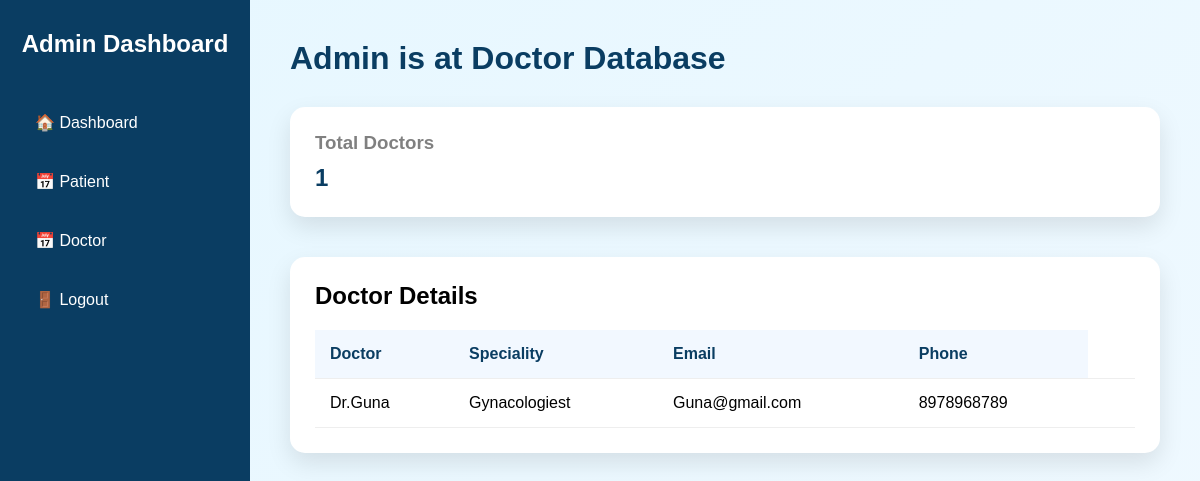
/accounts/doctor/ (signed in), run on the app's committed database.
### accounts/models.py (models this page shows, shortened)
class doctor(models.Model):
    doctor_name = models.CharField(max_length=20)
    doctor_speciality = models.CharField(max_length=20)
    doctor_fee = models.IntegerField()
    doctor_slots = models.IntegerField()
    doctor_otp = models.CharField(max_length=10, blank=True, default='')
    doctor_number = models.CharField(max_length=20)
    doctor_email = models.EmailField(max_length=20)
    doctor_password = models.CharField(max_length=20)
    doctor_image = models.ImageField(upload_to='doctors/', null=True, blank=True)

### accounts/views.py (the view)
# urls.py: path('doctor/', views.d, name='doctor'),
def d(request):
    if not request.user.is_authenticated or not request.user.is_staff:
        return redirect('admin_login')
    d2 = doctor.objects.all()
    d3 = doctor.objects.all().count()
    return render(request,'accounts/doctors.html',{'d2':d2, 'd3':d3})

### accounts/templates/accounts/doctors.html (shortened to what this page needs)
<!DOCTYPE html>
<html>
<head>
</head>
<body>
    <div class="sidebar">
        <h2>Admin Dashboard</h2>
        <div class="menu-item" onclick="window.location.href='{% url 'admin_dashboard' %}'">🏠 Dashboard</div>
        <div class="menu-item" onclick="window.location.href='{% url 'patient' %}'">📅 Patient</div>
        <div class="menu-item" onclick="window.location.href='{% url 'doctor' %}'">📅 Doctor</div>
        <div class="menu-item" onclick="window.location.href='{% url 'home' %}'">🚪 Logout</div>
    </div>
    <div class="main">
        <div class="header">
            <h1>Admin is at Doctor Database</h1>
        </div>
        <div class="cards">
            <div class="card">
                <h3>Total Doctors</h3>
                <h2>{{d3}}</h2>
            </div>
        </div>
        <div class="appointments">
            <h2 style="margin-bottom:20px;">Doctor Details</h2>
            <table>
                <tr>
                    <th>Doctor</th>
                    <th>Speciality</th>
                    <th>Email</th>
                    <th>Phone</th>
                </tr>
                {% for i in d2 %}
                <tr>
                    <td>{{ i.doctor_name }}</td>
                    <td>{{ i.doctor_speciality }}</td>
                    <td>{{ i.doctor_email }}</td>
                    <td>{{ i.doctor_number }}</td>
                    <td>
                    </td>
                </tr>
                {% empty %}
                <tr>
                    <td colspan="4" style="text-align:center;">No Appointments Found</td>
                </tr>
                {% endfor %}
            </table>
        </div>
    </div>
</body>
</html>

### accounts/templates/accounts/doctors.html (style rules this page uses)
* { margin:0; padding:0; box-sizing:border-box; font-family:Arial, sans-serif; }
body { display:flex; height:100vh; background:linear-gradient(135deg,#e6f7ff,#f0f9ff); }
.sidebar { width:250px; background:#0a3d62; color:white; padding:30px 20px; }
.sidebar h2 { text-align:center; margin-bottom:40px; }
.menu-item { padding:15px; margin-bottom:10px; border-radius:8px; cursor:pointer; transition:0.3s; }
.main { flex:1; padding:40px; overflow-y:auto; }
.header { margin-bottom:30px; }
.header h1 { color:#0a3d62; }
.cards { display:flex; gap:20px; margin-bottom:40px; }
.card { flex:1; background:white; padding:25px; border-radius:15px; box-shadow:0 10px 25px rgba(0,0,0,0.1); transition:0.3s; }
.card h3 { color:gray; margin-bottom:10px; }
.card h2 { color:#0a3d62; }
.appointments { background:white; padding:25px; border-radius:15px; box-shadow:0 10px 25px rgba(0,0,0,0.1); }
table { width:100%; border-collapse:collapse; }
table th, table td { padding:15px; text-align:left; }
table th { background:#f2f8ff; color:#0a3d62; }
table tr { border-bottom:1px solid #eee; }

### data on the page
doctor: doctor_name "Dr.Guna", doctor_speciality "Gynacologiest", doctor_email "Guna@gmail.com", doctor_number "8978968789"

### other printed values
{{ d3 }} "1"
